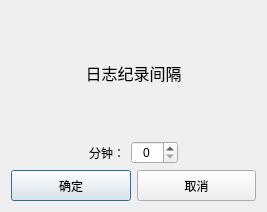
<?xml version="1.0" encoding="UTF-8"?>
<ui version="4.0">
 <class>SiLogsTimeToolDlg</class>
 <widget class="QDialog" name="SiLogsTimeToolDlg">
  <property name="geometry">
   <rect>
    <x>0</x>
    <y>0</y>
    <width>267</width>
    <height>212</height>
   </rect>
  </property>
  <property name="windowTitle">
   <string>Dialog</string>
  </property>
  <layout class="QVBoxLayout" name="verticalLayout">
   <item>
    <widget class="QLabel" name="label">
     <property name="font">
      <font>
       <family>微软雅黑</family>
       <pointsize>12</pointsize>
      </font>
     </property>
     <property name="text">
      <string>日志纪录间隔</string>
     </property>
     <property name="alignment">
      <set>Qt::AlignCenter</set>
     </property>
    </widget>
   </item>
   <item>
    <layout class="QHBoxLayout" name="horizontalLayout">
     <item>
      <spacer name="horizontalSpacer">
       <property name="orientation">
        <enum>Qt::Horizontal</enum>
       </property>
       <property name="sizeHint" stdset="0">
        <size>
         <width>40</width>
         <height>20</height>
        </size>
       </property>
      </spacer>
     </item>
     <item>
      <widget class="QLabel" name="label_2">
       <property name="text">
        <string>分钟：</string>
       </property>
       <property name="alignment">
        <set>Qt::AlignRight|Qt::AlignTrailing|Qt::AlignVCenter</set>
       </property>
      </widget>
     </item>
     <item>
      <widget class="QSpinBox" name="spinBox">
       <property name="alignment">
        <set>Qt::AlignCenter</set>
       </property>
       <property name="maximum">
        <number>999</number>
       </property>
      </widget>
     </item>
     <item>
      <spacer name="horizontalSpacer_2">
       <property name="orientation">
        <enum>Qt::Horizontal</enum>
       </property>
       <property name="sizeHint" stdset="0">
        <size>
         <width>40</width>
         <height>20</height>
        </size>
       </property>
      </spacer>
     </item>
    </layout>
   </item>
   <item>
    <layout class="QHBoxLayout" name="horizontalLayout_2">
     <item>
      <widget class="QPushButton" name="okBtn">
       <property name="minimumSize">
        <size>
         <width>0</width>
         <height>31</height>
        </size>
       </property>
       <property name="text">
        <string>确定</string>
       </property>
      </widget>
     </item>
     <item>
      <widget class="QPushButton" name="cancelBtn">
       <property name="minimumSize">
        <size>
         <width>0</width>
         <height>31</height>
        </size>
       </property>
       <property name="text">
        <string>取消</string>
       </property>
      </widget>
     </item>
    </layout>
   </item>
  </layout>
 </widget>
 <resources/>
 <connections/>
</ui>
